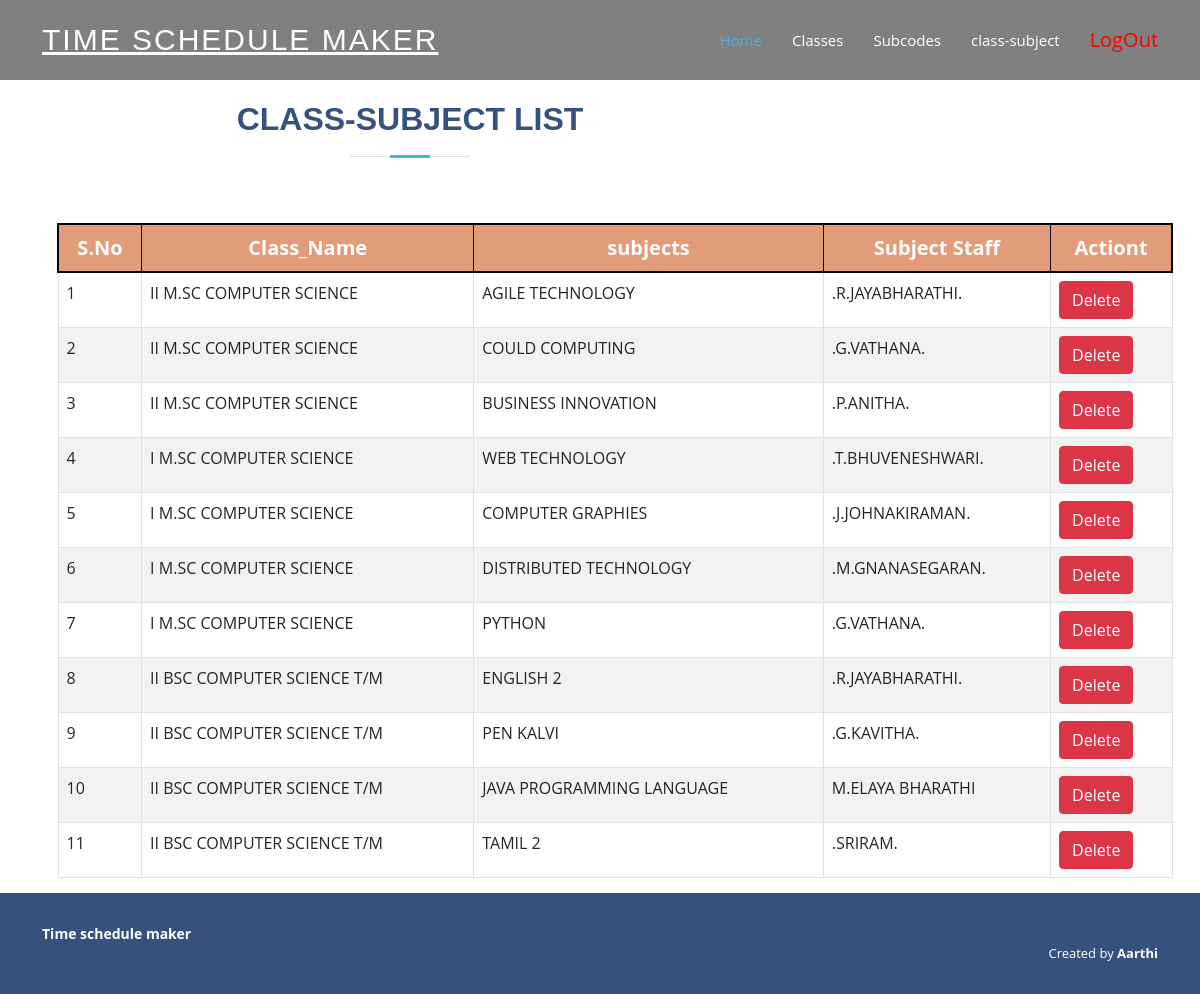
The app's page /staff/index.php?info=class_subject (signed in) with its own data.
### tables this page shows
CREATE TABLE `class_subjects` (
  `id` int(30) NOT NULL,
  `class_id` int(30) NOT NULL,
  `subject_staff_id` int(30) NOT NULL,
  `subject_id` int(30) NOT NULL,
  `staff_id` int(30) DEFAULT NULL
);

CREATE TABLE `classes` (
  `id` int(30) NOT NULL,
  `name` varchar(50) NOT NULL,
  `alias` varchar(30) DEFAULT NULL
);

CREATE TABLE `subjects` (
  `id` int(30) NOT NULL,
  `name` varchar(50) NOT NULL,
  `alias` varchar(30) DEFAULT NULL,
  `subcode` varchar(30) NOT NULL
);

CREATE TABLE `staffs` (
  `id` int(11) NOT NULL,
  `name` varchar(30) NOT NULL,
  `email` varchar(50) DEFAULT NULL,
  `password` varchar(40) DEFAULT NULL,
  `alias` varchar(10) NOT NULL,
  `is_available` tinyint(1) NOT NULL
);

### staff/class_subject.php (the view, shortened to what this page needs)
<?php
  extract($_POST);
?>
<div class="container" style="margin-top:100px;">
<div class="row">
          <div class="col-md-8">
          <div class="section-title">
          <h2>Class-subject List</h2>
        </div>
          </div>
          <div class="col-md-4">
          </div>
         </div>
<table class='table table-responsive table-bordered table-striped table-hover' style=margin:15px;>
<tr style="font-size:20px;text-align:center;border:2px solid black;background-color: #EEA47F;color:white;">
    <th>S.No</th>
    <th>Class_Name</th>
    <th>subjects</th>
    <th>Subject Staff</th>
    <th>Actiont</th>
  </tr>
  <?php
  $i=1;
  $incharge_staff_email = $_SESSION['email'];
  $incharge_staff_id_query = mysqli_query($con,"select * from staffs where email ='$incharge_staff_email'");
  $incharge_staff_row = mysqli_fetch_array($incharge_staff_id_query);
  $incharge_staff_id = $incharge_staff_row['id'];
	$que=mysqli_query($con,"select * from class_subjects where staff_id = '$incharge_staff_id'");
	while($row=mysqli_fetch_array($que))
	{
  ?>
  <tr>
    <td><?php echo $i;?></td>
    <td ><?php
    $class_id = $row['class_id'];
    $class_query = mysqli_query($con,"select * from classes where id = '$class_id'");
    $class_row = mysqli_fetch_array($class_query);
    $class_name = $class_row['name'];
    echo $class_name;?>
    </td>
    <td>
    <?php
             $subject_id = $row['subject_id'];
             $subject_query = mysqli_query($con,"select * from subjects where id = '$subject_id'");
             $subject_row = mysqli_fetch_array($subject_query);
             $subject_name = $subject_row['name'];
             echo $subject_name;
            ?>
    </td>
    <td>
    <?php
             $subject_staff_id = $row['subject_staff_id'];
             $subject_staff_query = mysqli_query($con,"select * from staffs where id = '$subject_staff_id'");
             $subject_staff_row = mysqli_fetch_array($subject_staff_query);
             $subject_staff_name = $subject_staff_row['name'];
             echo $subject_staff_name;
            ?>
    </td>
    <td>
    <a href="index.php?info=class_subject&delete_id=<?php echo$row['id']?>" class="btn btn-danger">Delete</a>
    </td>
  </tr>
  <?php
  $i++;
  }
  ?>
</table>
</div>

### assets/css/style.css (style rules this page uses)
body { font-family: "Open Sans", sans-serif; color: #444444; }
a { color: #47b2e4; text-decoration: none; }
h1, h2, h3, h4, h5, h6 { font-family: "Jost", sans-serif; }
.section-title { text-align: center; padding-bottom: 30px; }
.section-title h2 { font-size: 32px; font-weight: bold; text-transform: uppercase; margin-bottom: 20px; padding-bottom: 20px; position: relative; color: #37517e; }
.section-title h2::before { content: ""; position: absolute; display: block; width: 120px; height: 1px; background: #ddd; bottom: 1px; left: calc(50% - 60px); }
.section-title h2::after { content: ""; position: absolute; display: block; width: 40px; height: 3px; background: #47b2e4; bottom: 0; left: calc(50% - 20px); }

### records on screen
class_subjects: class.name "II M.SC COMPUTER SCIENCE", subject.name "AGILE TECHNOLOGY", staff.name ".R.JAYABHARATHI."
class_subjects: class.name "II M.SC COMPUTER SCIENCE", subject.name "COULD COMPUTING", staffs.name ".G.VATHANA."
class_subjects: class.name "II M.SC COMPUTER SCIENCE", subject.name "BUSINESS INNOVATION", staffs.name ".P.ANITHA."
class_subjects: class.name "I M.SC COMPUTER SCIENCE", subject.name "WEB TECHNOLOGY", staffs.name ".T.BHUVENESHWARI."
class_subjects: class.name "I M.SC COMPUTER SCIENCE", subject.name "COMPUTER GRAPHIES", staffs.name ".J.JOHNAKIRAMAN."
class_subjects: class.name "I M.SC COMPUTER SCIENCE", subject.name "DISTRIBUTED TECHNOLOGY", staffs.name ".M.GNANASEGARAN."
class_subjects: class.name "I M.SC COMPUTER SCIENCE", subject.name "PYTHON", staffs.name ".G.VATHANA."
class_subjects: class.name "II BSC COMPUTER SCIENCE T/M", subject.name "ENGLISH 2", staff.name ".R.JAYABHARATHI."
class_subjects: class.name "II BSC COMPUTER SCIENCE T/M", subject.name "PEN KALVI", staffs.name ".G.KAVITHA."
class_subjects: class.name "II BSC COMPUTER SCIENCE T/M", subject.name "JAVA PROGRAMMING LANGUAGE", staffs.name "M.ELAYA BHARATHI"
class_subjects: class.name "II BSC COMPUTER SCIENCE T/M", subject.name "TAMIL 2", staffs.name ".SRIRAM."
